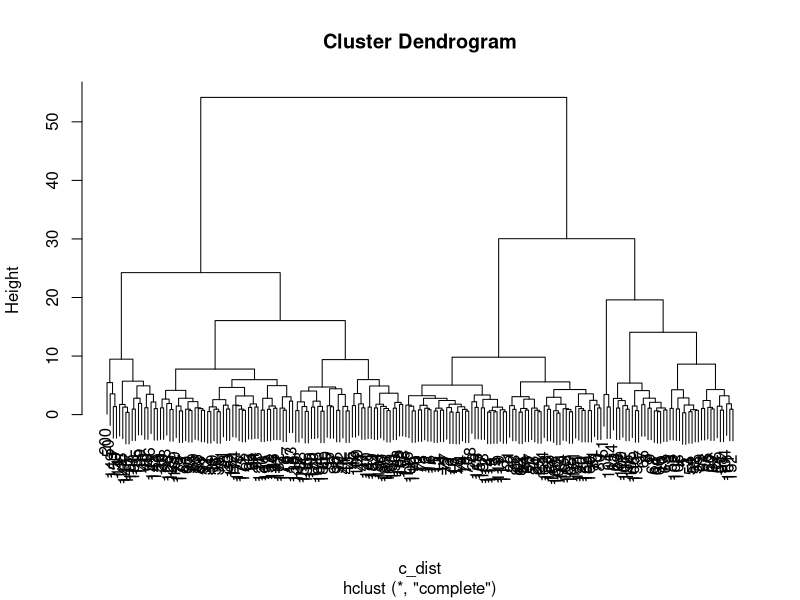
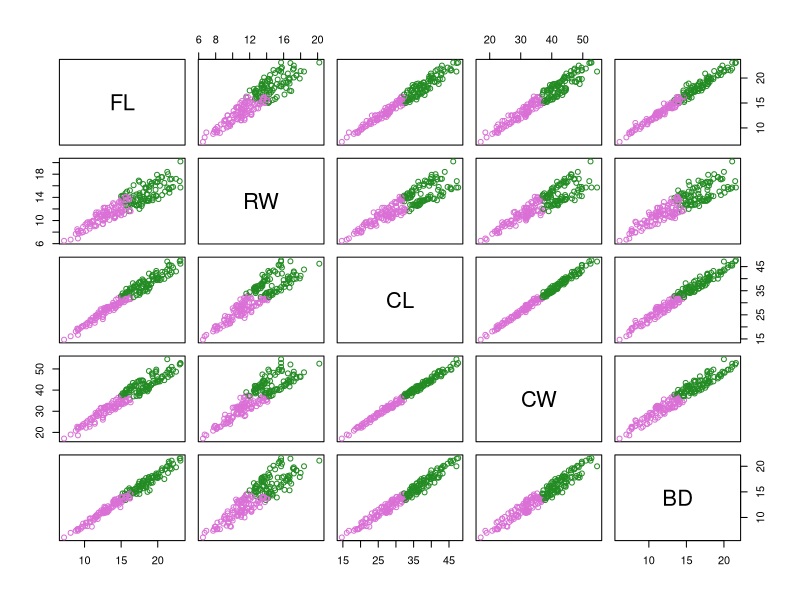
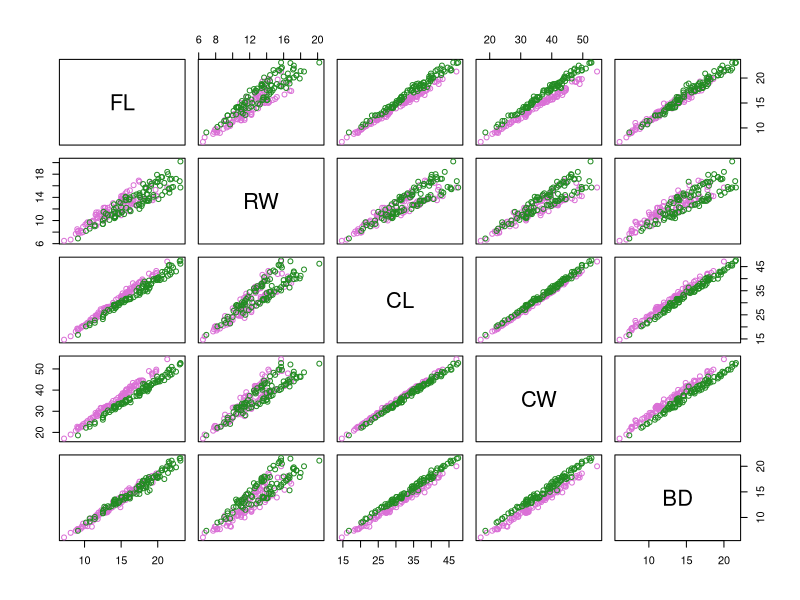
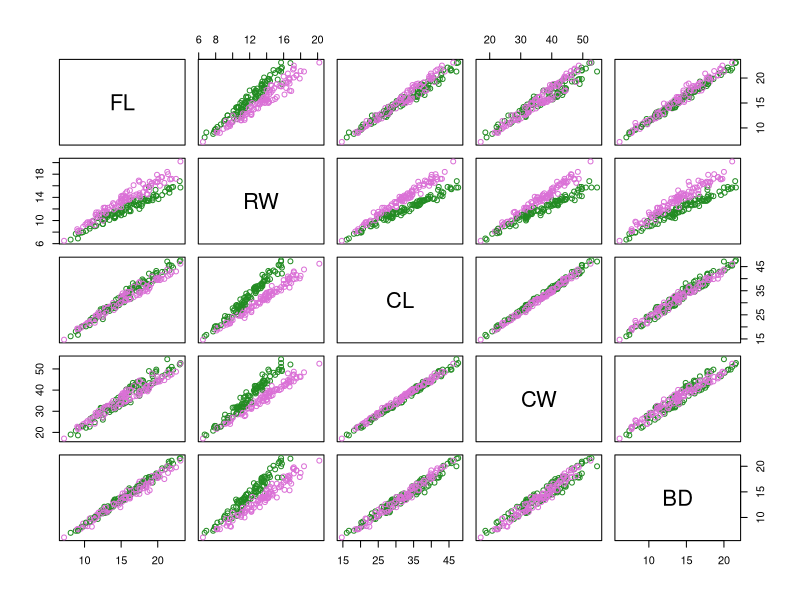
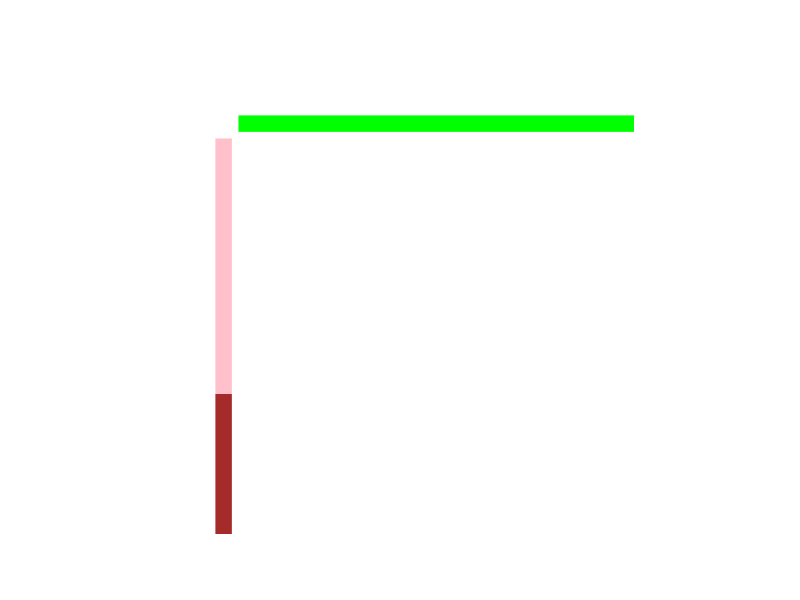

Source code (R) for these figures, in order: (Note: this script raises an error after producing the figures.)
## ---- chunk 1
library(MASS)
data(crabs)
## ---- chunk 2
?crabs
head(crabs)
## ---- chunk 3
crabs_meas <-  crabs[,c("FL","RW","CL","CW","BD")]
## ---- chunk 4
c_dist <- dist(crabs_meas)
c_hclust <- hclust(c_dist)
plot(c_hclust)
## ---- chunk 5
c_clusters = cutree(c_hclust,k = 2)
## ---- chunk 6
pairs(
    crabs_meas, 
    col = c("orchid","forestgreen")[c_clusters]
)

pairs(
    crabs_meas, 
    col = c("orchid","forestgreen")[factor(crabs$sp)]
)

pairs(
    crabs_meas, 
    col = c("orchid","forestgreen")[factor(crabs$sex)]
)
## ---- chunk 7
h <- hclust(dist(crabs_meas),method="ward.D2")
c2 <- cutree(h,k=2)

hclust_fun <- function(x){
    f <- hclust(x, method = "ward.D2");
    return(f)
}

heatmap(
    as.matrix(crabs_meas),
    hclustfun = hclust_fun,
    col = brewer.pal("Blues",n=8),
    RowSideColors = c("pink","brown")[c2], 
    ColSideColors = rep("green",5)
)
## ---- chunk 8
heatmap(
    as.matrix(crabs_meas),
    hclustfun = hclust_fun,
    col = brewer.pal("Blues",n=8),
    RowSideColors = c("pink","brown")[factor(crabs$sex)], 
    ColSideColors = rep("green",5)
)
